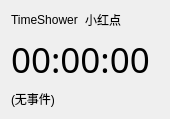
<?xml version="1.0" encoding="UTF-8"?>
<ui version="4.0">
 <class>MainWidget</class>
 <widget class="QWidget" name="MainWidget">
  <property name="geometry">
   <rect>
    <x>0</x>
    <y>0</y>
    <width>170</width>
    <height>96</height>
   </rect>
  </property>
  <property name="windowTitle">
   <string>TimeShower主窗口</string>
  </property>
  <layout class="QVBoxLayout" name="verticalLayout">
   <item>
    <widget class="QWidget" name="titleBar" native="true">
     <layout class="QHBoxLayout" name="horizontalLayout">
      <property name="spacing">
       <number>0</number>
      </property>
      <property name="leftMargin">
       <number>0</number>
      </property>
      <property name="topMargin">
       <number>0</number>
      </property>
      <property name="rightMargin">
       <number>0</number>
      </property>
      <property name="bottomMargin">
       <number>0</number>
      </property>
      <item>
       <widget class="QLabel" name="titleText">
        <property name="sizePolicy">
         <sizepolicy hsizetype="Preferred" vsizetype="Fixed">
          <horstretch>0</horstretch>
          <verstretch>0</verstretch>
         </sizepolicy>
        </property>
        <property name="font">
         <font>
          <pointsize>9</pointsize>
         </font>
        </property>
        <property name="text">
         <string>TimeShower</string>
        </property>
       </widget>
      </item>
      <item>
       <widget class="QLabel" name="redDot">
        <property name="sizePolicy">
         <sizepolicy hsizetype="Preferred" vsizetype="Preferred">
          <horstretch>0</horstretch>
          <verstretch>0</verstretch>
         </sizepolicy>
        </property>
        <property name="font">
         <font>
          <pointsize>9</pointsize>
         </font>
        </property>
        <property name="text">
         <string>小红点</string>
        </property>
       </widget>
      </item>
     </layout>
    </widget>
   </item>
   <item>
    <widget class="QLabel" name="timeLabel">
     <property name="sizePolicy">
      <sizepolicy hsizetype="Preferred" vsizetype="Expanding">
       <horstretch>0</horstretch>
       <verstretch>0</verstretch>
      </sizepolicy>
     </property>
     <property name="font">
      <font>
       <family>Microsoft YaHei</family>
       <pointsize>26</pointsize>
      </font>
     </property>
     <property name="text">
      <string>00:00:00</string>
     </property>
    </widget>
   </item>
   <item>
    <widget class="QLabel" name="eventLabel">
     <property name="sizePolicy">
      <sizepolicy hsizetype="Preferred" vsizetype="Fixed">
       <horstretch>0</horstretch>
       <verstretch>0</verstretch>
      </sizepolicy>
     </property>
     <property name="text">
      <string>(无事件)</string>
     </property>
    </widget>
   </item>
  </layout>
 </widget>
 <resources/>
 <connections/>
</ui>
